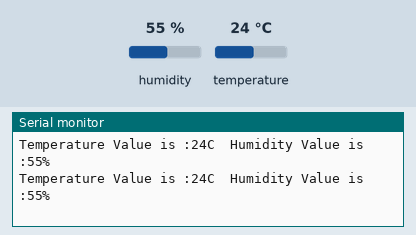
Simulated run of this sketch. Board: ESP8266 (NodeMCU). Shown: the last lines printed to the serial monitor. The inputs (shaded band) are chosen by the test bench; at power-on: humidity 55 %, temperature 24 °C.

Above: at 2.8 s.
2.9 s: humidity set to 22 %
At 5.4 s:
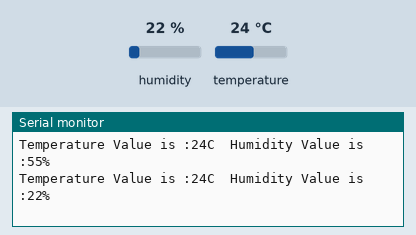
5.6 s: temperature set to 12 °C
At 6.4 s:
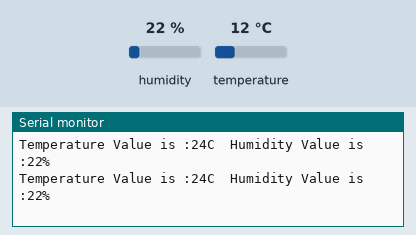
8.3 s: humidity set to 40 %
At 10.0 s:
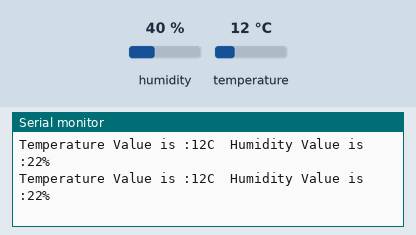
Timing chart, 0 to 11.5 s (numbered marks = the images above; inputs shaded):
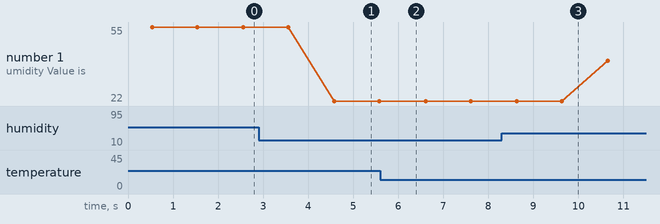

Measured:
- after the input at 2.9 s, the serial monitor: prints a new line after 1.7 s (image 1)
- plotted number 1: 55 → 22 after the input at 2.9 s, 22 → 40 after the input at 8.3 s

The sketch:

cisco_tst_humidity_sensor.ino
```cpp
#include <DHT.h>
#define DHTPIN D5
#define DHTTYPE DHT11
DHT dht(DHTPIN, DHTTYPE);
uint8_t temperature, humidity;

void setup() {
  Serial.begin(115200);
dht.begin();
delay(10);
Serial.println();
Serial.println();

}

void loop() {
temperature = dht.readTemperature();
humidity = dht.readHumidity();
delay(500);
Serial.print("Temperature Value is :");
Serial.print(temperature);
Serial.print("C");
Serial.print("  Humidity Value is :");
Serial.print(humidity);
Serial.println("%");
delay(500);
if(dht.readTemperature()>36)
{
  digitalWrite(16,HIGH);
}
else
{
digitalWrite(16,LOW);
}
}
```
